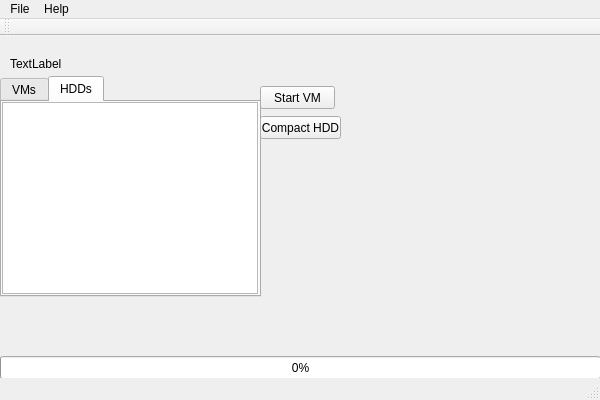
<?xml version="1.0" encoding="UTF-8"?>
<ui version="4.0">
 <class>VBMGUIClass</class>
 <widget class="QMainWindow" name="VBMGUIClass">
  <property name="geometry">
   <rect>
    <x>0</x>
    <y>0</y>
    <width>600</width>
    <height>400</height>
   </rect>
  </property>
  <property name="windowTitle">
   <string>VBMGUI</string>
  </property>
  <widget class="QWidget" name="centralWidget">
   <widget class="QLabel" name="label">
    <property name="geometry">
     <rect>
      <x>10</x>
      <y>20</y>
      <width>581</width>
      <height>16</height>
     </rect>
    </property>
    <property name="text">
     <string>TextLabel</string>
    </property>
   </widget>
   <widget class="QPushButton" name="pushButton">
    <property name="geometry">
     <rect>
      <x>260</x>
      <y>50</y>
      <width>75</width>
      <height>23</height>
     </rect>
    </property>
    <property name="text">
     <string>Start VM</string>
    </property>
   </widget>
   <widget class="QProgressBar" name="progressBar">
    <property name="geometry">
     <rect>
      <x>0</x>
      <y>320</y>
      <width>601</width>
      <height>23</height>
     </rect>
    </property>
    <property name="value">
     <number>0</number>
    </property>
   </widget>
   <widget class="QPushButton" name="pushButton_2">
    <property name="geometry">
     <rect>
      <x>260</x>
      <y>80</y>
      <width>81</width>
      <height>23</height>
     </rect>
    </property>
    <property name="text">
     <string>Compact HDD</string>
    </property>
   </widget>
   <widget class="QTabWidget" name="tabWidget">
    <property name="geometry">
     <rect>
      <x>0</x>
      <y>40</y>
      <width>261</width>
      <height>221</height>
     </rect>
    </property>
    <property name="currentIndex">
     <number>1</number>
    </property>
    <widget class="QWidget" name="tab">
     <attribute name="title">
      <string>VMs</string>
     </attribute>
     <widget class="QListWidget" name="listWidget">
      <property name="geometry">
       <rect>
        <x>0</x>
        <y>0</y>
        <width>256</width>
        <height>192</height>
       </rect>
      </property>
      <property name="currentRow">
       <number>-1</number>
      </property>
     </widget>
    </widget>
    <widget class="QWidget" name="tab_2">
     <attribute name="title">
      <string>HDDs</string>
     </attribute>
     <widget class="QListWidget" name="listWidget_2">
      <property name="geometry">
       <rect>
        <x>0</x>
        <y>0</y>
        <width>256</width>
        <height>192</height>
       </rect>
      </property>
     </widget>
    </widget>
   </widget>
  </widget>
  <widget class="QMenuBar" name="menuBar">
   <property name="geometry">
    <rect>
     <x>0</x>
     <y>0</y>
     <width>600</width>
     <height>21</height>
    </rect>
   </property>
   <widget class="QMenu" name="menuFile">
    <property name="title">
     <string>File</string>
    </property>
   </widget>
   <widget class="QMenu" name="menuHelp">
    <property name="title">
     <string>Help</string>
    </property>
   </widget>
   <addaction name="menuFile"/>
   <addaction name="menuHelp"/>
  </widget>
  <widget class="QToolBar" name="mainToolBar">
   <attribute name="toolBarArea">
    <enum>TopToolBarArea</enum>
   </attribute>
   <attribute name="toolBarBreak">
    <bool>false</bool>
   </attribute>
  </widget>
  <widget class="QStatusBar" name="statusBar"/>
 </widget>
 <layoutdefault spacing="6" margin="11"/>
 <resources>
  <include location="VBMGUI.qrc"/>
 </resources>
 <connections>
  <connection>
   <sender>pushButton</sender>
   <signal>clicked()</signal>
   <receiver>VBMGUIClass</receiver>
   <slot>startVM()</slot>
   <hints>
    <hint type="sourcelabel">
     <x>303</x>
     <y>102</y>
    </hint>
    <hint type="destinationlabel">
     <x>351</x>
     <y>96</y>
    </hint>
   </hints>
  </connection>
  <connection>
   <sender>pushButton_2</sender>
   <signal>pressed()</signal>
   <receiver>VBMGUIClass</receiver>
   <slot>compactHDD()</slot>
   <hints>
    <hint type="sourcelabel">
     <x>313</x>
     <y>126</y>
    </hint>
    <hint type="destinationlabel">
     <x>395</x>
     <y>123</y>
    </hint>
   </hints>
  </connection>
 </connections>
 <slots>
  <slot>startVM()</slot>
  <slot>compactHDD()</slot>
 </slots>
</ui>
